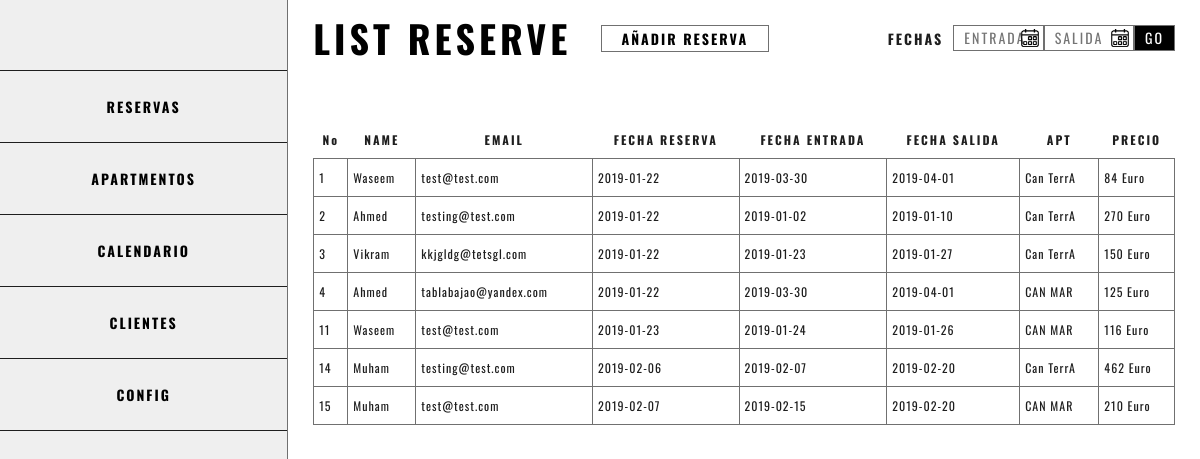
/admin/reserves.php, run on an earlier commit of the app's database.
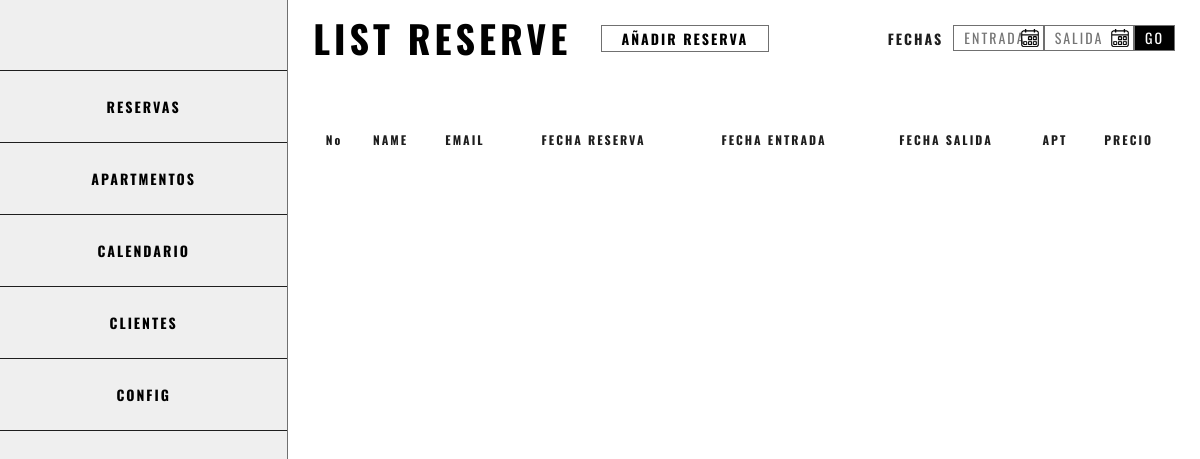
And on a later commit of the database.
### tables this page shows
CREATE TABLE `reserve` (
  `res_no` int(11) NOT NULL,
  `reserve_date` date NOT NULL,
  `start_date` date NOT NULL,
  `end_date` date NOT NULL,
  `apt_id` int(11) NOT NULL,
  `client_id` int(11) NOT NULL,
  `cost` int(11) NOT NULL,
  `payment_via` varchar(255) NOT NULL,
  `adults` int(11) NOT NULL,
  `children` int(11) NOT NULL,
  `status` enum('0','1') NOT NULL DEFAULT '1'
);

CREATE TABLE `client` (
  `id` int(11) NOT NULL,
  `name` varchar(255) NOT NULL,
  `surname` varchar(255) DEFAULT NULL,
  `email` varchar(255) NOT NULL,
  `phone` varchar(255) NOT NULL,
  `region` varchar(255) NOT NULL,
  `come_from` varchar(255) NOT NULL,
  `note` text
);

CREATE TABLE `apartments` (
  `id` int(11) NOT NULL,
  `name` varchar(255) NOT NULL,
  `desc_1` text NOT NULL,
  `desc_2` text NOT NULL,
  `adults` int(11) NOT NULL,
  `children` int(11) NOT NULL,
  `p_1` int(11) NOT NULL,
  `p_2` int(11) NOT NULL,
  `p_3` int(11) NOT NULL,
  `p_4` int(11) NOT NULL,
  `p_1_a` int(11) DEFAULT '0',
  `p_2_a` int(11) DEFAULT '0',
  `p_3_a` int(11) DEFAULT '0',
  `p_4_a` int(11) DEFAULT '0',
  `s_1_start` date NOT NULL,
  `s_1_end` date NOT NULL,
  `s_2_start` date NOT NULL,
  `s_2_end` date NOT NULL,
  `s_3_start` date NOT NULL,
  `s_3_end` date NOT NULL,
  `s_4_start` date NOT NULL,
  `s_4_end` date NOT NULL
);

### views/admin/reserves.php (the view, shortened to what this page needs)
<link rel="stylesheet" type="text/css" href="<?php echo URL; ?>/assets/DataTables/datatables.min.css"/>
<div class="resv-table">
    <table id="toTable">
        <thead>
            <tr>
                <th>No</th>
                <th>NAME</th>
                <th>EMAIL</th>
                <th>FECHA RESERVA</th>
                <th>FECHA ENTRADA</th>
                <th>FECHA SALIDA</th>
                <th>APT</th>
                <th>PRECIO</th>
            </tr>
        </thead>
        <tbody>
            <?php foreach($get_reservations as $reservation): ?>
            <tr class="shouldOpen <?=$reservation['res_no']?>">
                <td><?=$reservation['res_no']?></td>
                <td><?=$reservation['client_name']?></td>
                <td><?=$reservation['email']?></td>
                <td><?=$reservation['reserve_date']?></td>
                <td><?=$reservation['start_date']?></td>
                <td><?=$reservation['end_date']?></td>
                <td><?=$reservation['name']?></td>
                <td><?=$reservation['cost']?> Euro</td>
            </tr>
            <?php endforeach;?>
        </tbody>
    </table>
</div>

What changed in the data, as far as the page shows it:
removed reserve: res_no "1", client.name "Waseem", client.email "test@test.com", reserve_date "2019-01-22", start_date "2019-03-30", end_date "2019-04-01", apartments.name "Can TerrA", cost "84"
removed reserve: res_no "2", client.name "Ahmed", client.email "testing@test.com", reserve_date "2019-01-22", start_date "2019-01-02", end_date "2019-01-10", apartments.name "Can TerrA", cost "270"
removed reserve: res_no "3", client.name "Vikram", client.email "kkjgldg@tetsgl.com", reserve_date "2019-01-22", start_date "2019-01-23", end_date "2019-01-27", apartments.name "Can TerrA", cost "150"
removed reserve: res_no "4", client.name "Ahmed", client.email "tablabajao@yandex.com", reserve_date "2019-01-22", start_date "2019-03-30", end_date "2019-04-01", apartments.name "CAN MAR", cost "125"
removed reserve: res_no "11", client.name "Waseem", client.email "test@test.com", reserve_date "2019-01-23", start_date "2019-01-24", end_date "2019-01-26", apartments.name "CAN MAR", cost "116"
removed reserve: res_no "14", client.name "Muham", client.email "testing@test.com", reserve_date "2019-02-06", start_date "2019-02-07", end_date "2019-02-20", apartments.name "Can TerrA", cost "462"
removed reserve: res_no "15", client.name "Muham", client.email "test@test.com", reserve_date "2019-02-07", start_date "2019-02-15", end_date "2019-02-20", apartments.name "CAN MAR", cost "210"
